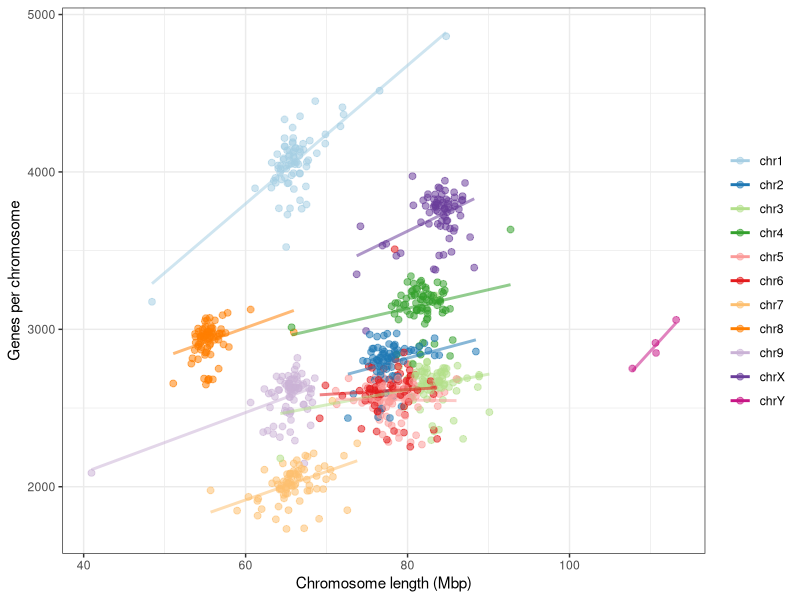
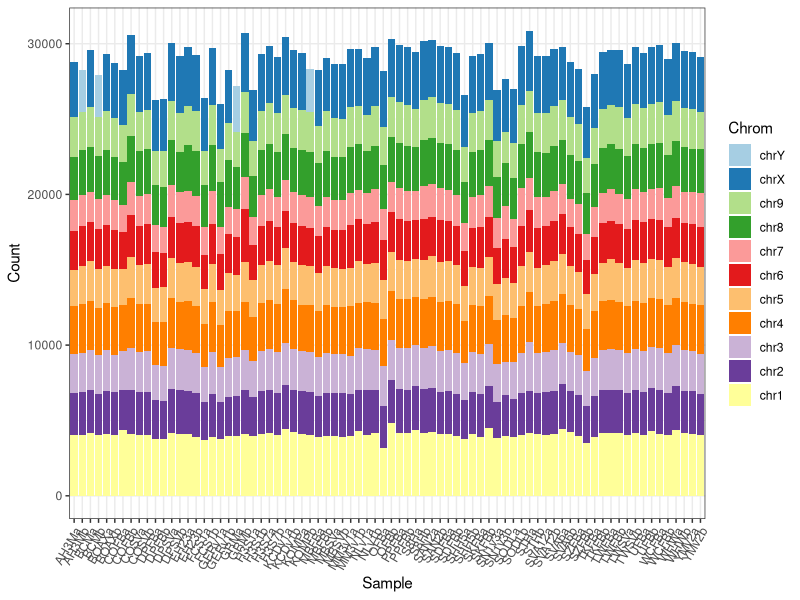
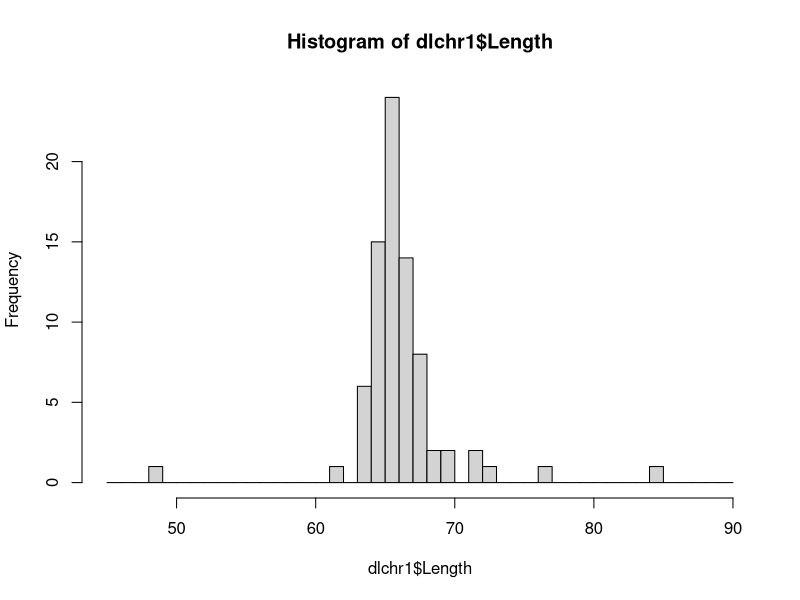
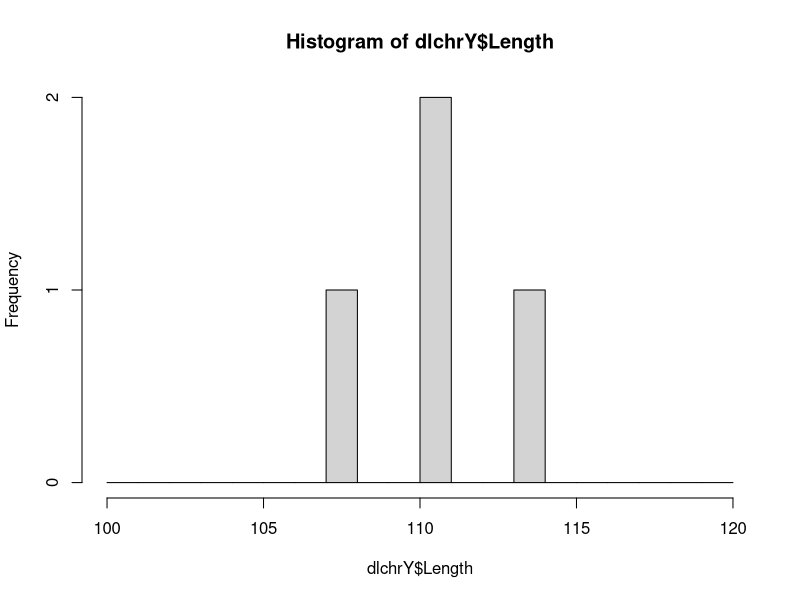

Generate these figures, in order, with R:
## ---- chunk 1
#knitr::opts_chunk$set(echo = TRUE)
knitr::opts_chunk$set(echo = FALSE)
knitr::opts_chunk$set(results = "hide")
knitr::opts_chunk$set(fig.align = "center")
## ---- chunk 2
my_data <- readr::read_csv("gene_counts.csv", )
my_data
## ---- chunk 3
gene_cnts <- data.frame(
  Sample = my_data[, 1],
  Count = rowSums(my_data[, -1], na.rm = TRUE)
)
knitr::kable(gene_cnts)
mean(gene_cnts$Count)
## ---- chunk 4
library(tidyr)
data_long <- my_data %>%
  pivot_longer( cols = !Sample, names_to = "Chrom", values_to = "Count")
#data_long$Length <- data_long$Length / 1e6
gcount <- data_long
sum(is.na(data_long$Count))
data_long <- data_long[!is.na(data_long$Count), ]
data_long

#my_data <- readr::read_csv("../Figure1b/chrom_lengths.csv")
my_data <- readr::read_csv("chrom_lengths.csv")
my_data$Sample <- as.factor( my_data$Sample )
my_data

library(tidyr)
data_long <- my_data %>%
  pivot_longer( cols = !Sample, names_to = "Chrom", values_to = "Length")
data_long$Length <- data_long$Length / 1e6
data_long
glength <- data_long

## ---- chunk 5
glength
gcount
data_long <- cbind(glength, gcount$Count)
names(data_long)[4] <- "Count"
data_long[1:3, ]

my_pal <- RColorBrewer::brewer.pal(n=12, name = "Paired")
#my_pal[11] <- "#B15928"
my_pal[11] <- "#C71585"
my_pal <- paste(my_pal, "88", sep = "")

library(ggplot2)
# Basic scatter plot
p <- ggplot(data_long, aes(x=Length, y=Count, color=Chrom)) 
p <- p + geom_point(size=2)
#p <- p + geom_smooth(method=lm)
p <- p + geom_smooth(method=lm, se=FALSE, linewidth = 1)

p <- p + theme_bw()
p <- p + theme(legend.title = element_blank()) 
#p <- p + theme(legend.position = "left")
p <- p + theme(legend.position = "right")
#p <- p + theme( legend.spacing.y = unit(1.0, 'mm') )
## important additional element
#p <- p + guides(fill = guide_legend(byrow = TRUE))
#p + theme(legend.spacing.y = unit(1.0, 'mm')) +
#  guides(fill = guide_legend(byrow = TRUE))
#p <- p + scale_color_brewer(palette="Dark2")
#p <- p + scale_color_brewer(palette="Paired")
p <- p + scale_color_manual(values=my_pal)
#p <- p + scale_color_brewer(palette="Set3")
p <- p + xlab("Chromosome length (Mbp)")
p <- p + ylab("Genes per chromosome")
gchrom <- p
## ---- chunk 6
gchrom
# ggsave(filename = "gene_by_chrom.tiff",
#        device = "tiff", 
#        #width = 3.25, height = 3.25, 
#        width = 6.5, height = 3.25, 
#        units = "in", dpi = 300, compression = "lzw")
## ---- chunk 7
data_long[ data_long$Chrom == "chr1" & data_long$Length < 55, ]
data_long[ data_long$Chrom == "chr1" & data_long$Length > 80, ]

data_long[ data_long$Chrom == "chr9" & data_long$Length < 55, ]
## ---- chunk 8
data_long[1:3, ]

my_lvls <- sort(unique(data_long$Chrom), decreasing = TRUE)
#dput(unique(data_long$Chrom))

data_long$Chrom <- factor(data_long$Chrom, levels = my_lvls)

p <- ggplot(data_long, aes(x=Sample, y=Count, 
                           #color=Chrom, 
                           fill=Chrom)) 
p <- p + geom_bar(stat="identity")
p <- p + theme_bw()
p <- p + theme( axis.text.x = element_text(angle = 60, hjust = 1) )
#p

p <- p + scale_fill_brewer(palette="Paired")
p


## ---- chunk 9

data_long[1:3, ]
range(data_long$Length, na.rm = TRUE)

minchr <- data_long[ data_long$Length == min(data_long$Length, na.rm = TRUE), ]
minchr <- minchr[!is.na(minchr$Length), ]
minchr

maxchr <- data_long[ data_long$Length == max(data_long$Length, na.rm = TRUE), ]
maxchr <- maxchr[!is.na(maxchr$Length), ]
maxchr

#data_long[ data_long$Length == min(data_long$Length, na.rm = TRUE), ]


dlchr1 <- data_long[ data_long$Chrom == "chr1", ]
dlchr1[1:3, ]

hist(dlchr1$Length, breaks = seq(45, 90, by = 1))
sort(na.omit(dlchr1$Length))

minchr <- dlchr1[ dlchr1$Length == min(dlchr1$Length, na.rm = TRUE), ]
minchr <- minchr[!is.na(minchr$Length), ]
minchr

maxchr <- dlchr1[ dlchr1$Length == max(dlchr1$Length, na.rm = TRUE), ]
maxchr <- maxchr[!is.na(maxchr$Length), ]
maxchr


dlchrY <- data_long[ data_long$Chrom == "chrY", ]
dlchrY[1:3, ]
dlchrY[!is.na(dlchrY$Length), ]

hist(dlchrY$Length, breaks = seq(100, 120, by = 1))

#na.omit(dlchrY$Length)
sort(na.omit(dlchrY$Length)[1:4])

